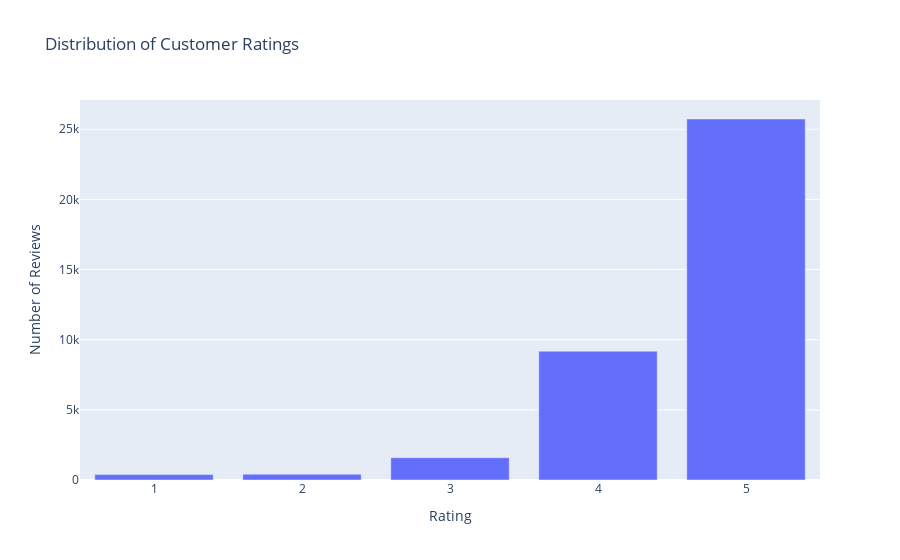

The cell this chart's notebook holds for it:
### Markdown cell above
#### - Fig1. Distribution of Customer Ratings

### Code cell
import plotly.graph_objects as go
from collections import Counter

rating_counts = Counter(df_cleaned['reviews.rating'])
ratings = sorted(rating_counts.keys())
counts = [rating_counts[rating] for rating in ratings]

fig1 = go.Figure(data=[go.Bar(x=ratings, y=counts)])

fig1.update_layout(
    title='Distribution of Customer Ratings',
    xaxis_title='Rating',
    yaxis_title='Number of Reviews',
    xaxis=dict(tickmode='linear')
)

fig1.show()

### Figure 1 — Plotly figure (JSON) as saved in the notebook; plotly's stock layout.template omitted (floating-point values rounded to 4 significant figures)
{"data": [{"type": "bar", "x": [1, 2, 3, 4, 5], "y": [385, 414, 1587, 9181, 25730]}], "layout": {"title": {"text": "Distribution of Customer Ratings"}, "xaxis": {"tickmode": "linear", "title": {"text": "Rating"}}, "yaxis": {"title": {"text": "Number of Reviews"}}}}
